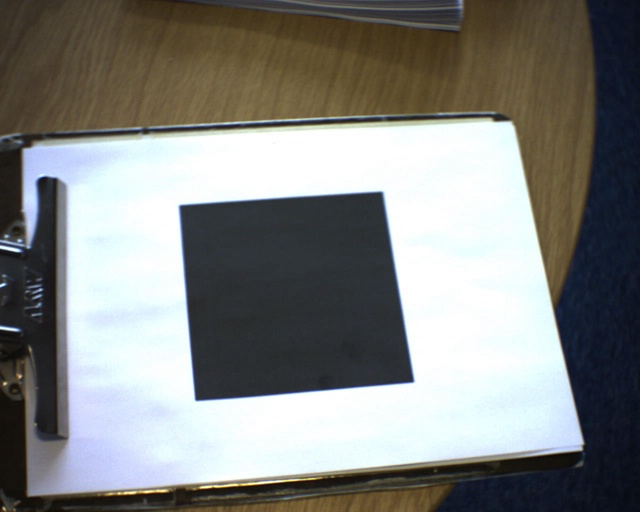
%> input picture Pattern01/Frame_000000.jpg, 640 x 512 px; its folder holds only this picture in this run
$ octave --eval "HW2_TrackingAndHomographies;"   (GNU Octave 9; MATLAB toolbox functions it lacks are replaced by stand-ins)
%> lines starting %> are read from the running program, lines starting %| are printed output that depends on the picture
### A2/LoadVideoFrames.m
% LoadVideoFrames.m
% This optional script may help you get started with loading of photos.
%
% For simplicity, this example code just
% makes a few cell-arrays to hold the hard-coded filenames.

VideoDirName = '../Pattern01';

if( ~exist( VideoDirName, 'dir') )
    display('Please change current directory to the parent folder above %s', VideoDirName);
end

allJpgs = dir(fullfile( VideoDirName, '*.jpg'));
numFrames = size(allJpgs, 1);
frameNames = cell( numFrames, 1);

for iFrame = 1:numFrames
    frameNames{iFrame} = fullfile( VideoDirName, allJpgs(iFrame).name );
end

clear allJpgs VideoDirName


Imgs = cell(numFrames,1);
for (iFrame = 1:numFrames)
    Itemp = imread( frameNames{iFrame} );
%> Itemp is the input picture: size 512x640x3 uint8; mean R, G, B 131, 132.1, 129.4
    Imgs{iFrame} = Itemp(:,:,1);
end;
imgWidth = size(Imgs{1}, 2);
%> imgWidth = 640
imgHeight = size(Imgs{1}, 1);
%> imgHeight = 512

clear iFrame Itemp;

### A2/HW2_Practical9c.m
function r=HW2_Practical9c( templateMetaFileName )
%
% You'll end up calling this function four times (once each with 'll',
% 'lr', 'ul', 'ur'). For each time you'll get an estimated track (2D
% locations over time) of corner of the pattern moved. Note that we're
% saving off the single MAP estimate at each frame, but the particles in
% the Particle Filter are attempting to keep track of the whole posterior
% distribution.
%
% Most TO DO parts below should be copy-paste from Practical9a and
% Practical9b.
%
% Some implementation trivia (i.e. you shouldn't have to worry about
% these changes):
% MeasurePatchSimilarityHere.m and PatchDistPicker.m have been modifid from
% their previous versions to cope with these particular gray-scale images.
% If you want to run ExhaustiveTemplateSearchDemo.m, you'll want to run
% with the older versions of those two files (available on Moodle).

LoadVideoFrames

% Load template and starting position ('pos').
%load ll;
%load lr;
%load ul;
%load ur;
load( 'll' );


numParticles = 50;
weight_of_samples = ones(numParticles,1);

% TO DO: normalize the weights (may be trivial this time)
weight_of_samples = weight_of_samples / sum(weight_of_samples);

% Initialize which samples from "last time" we want to propagate: all of
% them!:
samples_to_propagate = [1:numParticles]';


% ============================
% NOT A TO DO: You don't need to change the code below, but eventually you may
% want to vary the number of Dims.
numDims_w = 2;

% NOT A TO DO: You don't need to change anything here but please make sure you
% MATLAB console to find more info for the buildin function.
%
% Here we randomly initialize some particles throughout the space of w.
% The positions of such particles are quite close to the know initial
% position:
particles_old = repmat([minY minX], numParticles, 1 ) + 5*rand( numParticles, numDims_w );
% ============================


hImg = figure;
hSamps = figure;

% $$$$$$$$$$$$$$$$$$$$$$$$$$$$$$$$$$$$$$$$$$$$$$$$$$$$$$$$$$$$$$$$$$
% $$$$$$$$$$$$$$$$$$$$$$$$$$$$$$$$$$$$$$$$$$$$$$$$$$$$$$$$$$$$$$$$$$
% Was our "Loop from here" point in Part a.

% Initialize a temporary array r to store the per-frame MAP estimate of
% w. This is what we'll return in the end.
r = zeros(numFrames, numDims_w);

for( iTime = 1:numFrames )

    % TO DO: compute the cumulative sume of the weights. You could refer to
    % the MATLAB buitin function 'cumsum'.
    cum_hist_of_weights = cumsum(weight_of_samples);


    % ==============================================================
    % Resample the old distribution at time t-1 and select samples favoring
    % those with a higher posterior probability.
    % ==============================================================
    samples_to_propagate = zeros(numParticles,1);

    % Pick random thresholds (numParticles X 1 matrix) in the cumulative
    % probability's range [0,1]:
    some_threshes = rand(numParticles,1);


    % For each random threshold, find which sample in the ordered set is
    % the first one to push the cumulative probability above that
    % threshold, e.g. if the cumulative histogram goes from 0.23 to 0.26
    % between the 17th and 18th samples in the old distribution, and the
    % threshold is 0.234, then we'll want to propagate the 18th sample's w
    % (i.e. particle #18).

    for sampNum = 1:numParticles
        thresh = some_threshes(sampNum);
        for index = 1:numParticles
            if( cum_hist_of_weights(index) > thresh )
                break;
            end;
        end;
        samples_to_propagate(sampNum) = index;
    end;
    % Note: it is fine even if some of the old particles get picked repeatedly, while
    % others don't get picked at all.


    % =================================================
    % Visualize
    % =================================================
    set(0,'CurrentFigure',hSamps)
    set(gcf,'Position',[600 125 640 480]);
    set(gcf,'Color',[1 1 1]);
    set(gca,'Box','Off');
    title('Cumulative histogram of probabilities for sorted list of particles');
    plot(zeros(numParticles,1), some_threshes,'b.','MarkerSize',15);
    hold on;
    plot([1:numParticles], cum_hist_of_weights, 'ro-', 'MarkerSize',3);
    which_sample_ids = unique(samples_to_propagate);
    how_many_of_each = histc(samples_to_propagate, unique(samples_to_propagate));
    for( k=1:size(which_sample_ids,1) )
        plot( which_sample_ids(k), 0, 'bo-', 'MarkerSize', 3 * how_many_of_each(k) )
    end;
    xlabel(sprintf( 'Indeces of all available samples, with larger blue circles for frequently re-sampled particles\n(Iteration %d)', iTime));
    ylabel('Cumulative probability');
    hold off
    xlim([0 numParticles]);ylim([0 1]);
    drawnow
    % =================================================
    % =================================================


    % Predict where the particles we plucked from the old distribution of
    % state-space will go in the next time-step. This means we have to apply
    % the motion model to each old sample.

    particles_new = zeros( size(particles_old) );
    for particleNum = 1:numParticles

        % TO DO: Incorporate some noise, e.g. Gaussian noise with std 10,
        % into the current location (particles_old), to give a Brownian
        % motion model.
        noise = [randn * 10, randn * 10];
        particles_new(particleNum,:) = particles_old( samples_to_propagate(particleNum),: ) + noise;
        particles_new(particleNum,:) = round(  particles_new(particleNum,:)  ); % Round the particles_new to simplify Likelihood evaluation.
    end;


    % TO DO (optional): change the motion model above to have different
    % degrees of freedom, and optionally completely different motion models.
    % See Extra Credit for more instructions.

    Im2 = double( Imgs{iTime} );

    % From here we incorporate the measurement for the new state (time t):
    % The new particles at predicted locations in state-space
    % for time t, are missing their weights: how well does each particle
    % explain its observation x_t?
    for particleNum = 1:numParticles

        % Convert the particle from state-space w to measurement-space x:
        % Note: Trivial here because both are in 2D space of image
        % coordinates

        % Within the loop, we evaluate the likelihood of each particle:
        particle = particles_new(particleNum,:);
        % Check that the predicted location is a place we can really evaluate
        % the likelihood.
        s = size(pixelsTemplate);
        inFrame = particle(1) >= 1.0   &&  particle(1)+ s(1) <= imgHeight && ...
                particle(2) >= 1.0   &&  particle(2) + s(2) <= imgWidth;
        if( inFrame )
            minX = particles_new(particleNum,2);
            minY = particles_new(particleNum,1);

            % A stand-alone demo (ExhaustiveTemplateSearchDemo.m) is
            % provided to illustrate the functionality of our likelihood
            % function:
            % MeasurePatchSimilarityHere(im,template,x,y)
            % im : image to search
            % template : the given template
            % x, y : the upper left corner in the image to place the
            % template for similarity evaluation
            weight_of_samples(particleNum) = ...
                MeasurePatchSimilarityHere( Im2, pixelsTemplate, minY, minX );
        else
            weight_of_samples(particleNum) = 0.0;
        end;

    end;

    % TO DO: normalize the weights
    weight_of_samples = weight_of_samples / sum(weight_of_samples);

    % TO DO: Compute the coordinate of the "best" (i.e. MAP) location by
    % computing the weighted average of all the particles:
    weightedAve = sum(weight_of_samples .* particles_new, 1);

    middleOfTrackedPatch = weightedAve + patchOffset;
    r(iTime,:) = middleOfTrackedPatch; % Return the MAP of middle position
    % of a patch. That 'middle' is the patch's interest point in the
    % current frame. The coordinate we've been using everywhere is the
    % upper-left corner of each patch. We're actually most interested
    % in the corner of the square. In this case, a patchOffset that goes
    % along with each pixelsTemplate, is given to reset the interest point
    % back to the middle of the patch.

    set(0,'CurrentFigure',hImg)
    imagesc(Im2/255)
    colormap(gray);
    set(gcf,'Position',[23 125 640 480]);
    set(gcf,'Color',[1 1 1]);
    title(sprintf( 'Particles projected to measurement-space\n(Time %d)', iTime));
    hold on
    plot(particles_new(:,2), particles_new(:,1), 'rx')
    plot(middleOfTrackedPatch(2), middleOfTrackedPatch(1), 'bo')
    hold off
    drawnow

    % Optional code to save out figure:
%     pngFileName = sprintf( '%s_%.5d.png', 'myOutput', iTime );
%     saveas(gcf, pngFileName, 'png');
%     print( gcf, '-dpng', '-r80', pngFileName ); % Gives 640x480 (small) figure


    % Now we're done updating the state for time t.
    % For Condensation, just clean up and prepare for the next round of
    % predictions and measurements:
    particles_old = particles_new;
    clear particles_new;

end; % End of for loop over each frame in the sequence
%> this loop made 1 pass
%> (weightedAve, middleOfTrackedPatch) on pass 1: ([390.7 186.9], [402.7 197.9])
%> pass 1, in HW2_Practical9c, `Im2 = double( Imgs{iTime} );`:
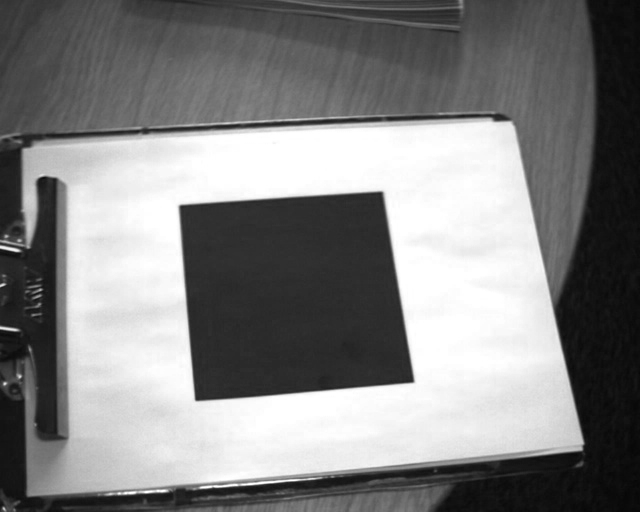
%> Im2: size 512x640 double; min 6, max 255, mean 131
%> pass 1, in HW2_Practical9c, `set(0,'CurrentFigure',hImg)`:
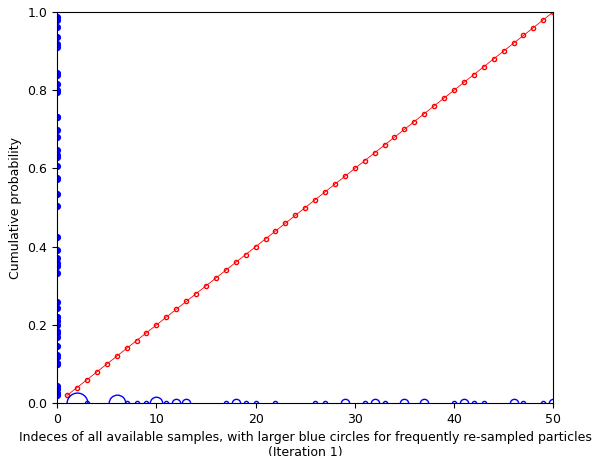
%> figure redrawn from the program's plot data; curve peaks at x = 50, y = 1
%> after the loop, minX = 191; minY = 394; r = [402.7 197.9]; samples_to_propagate = 50 values, max 50 at index 24, min 2 at index 18, mean 22.88; weight_of_samples = 50 values, max 0.0731 at index 7, min 0 at index 1, mean 0.02

### A2/HW2_TrackingAndHomographies.m
function HW2_TrackingAndHomographies


LLs = HW2_Practical9c( 'll' );
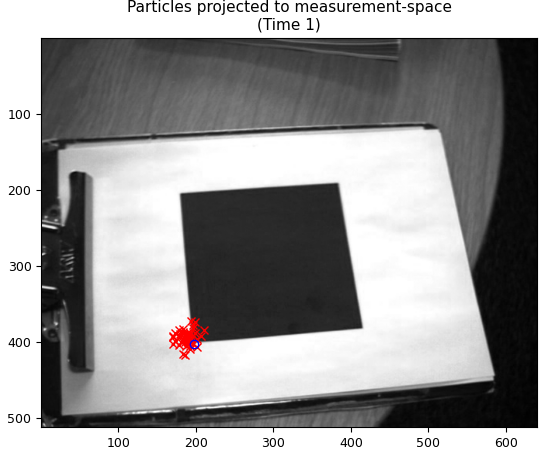
%> figure redrawn from the program's plot data
%> LLs = [402.7 197.9]
LRs = HW2_Practical9c( 'lr' );
%> the loop in HW2_Practical9c (call 2), `for( iTime = 1:numFrames )` made 1 pass
%> (weightedAve, middleOfTrackedPatch) on pass 1: ([387.4 185.5], [399.4 196.5])
%> LRs = [399.4 196.5]
ULs = HW2_Practical9c( 'ul' );
%> ULs = [399.9 196.1]
URs = HW2_Practical9c( 'ur' );
%> URs = [400.6 195.5]

close all;

% Load frames from the whole video into Imgs{}.
% This is really wasteful of memory, but makes subsequent rendering faster.
LoadVideoFrames
%> `imgWidth = size(Imgs{1}, 2);`: imgWidth = 640
%> `imgHeight = size(Imgs{1}, 1);`: imgHeight = 512

% Coordinates of the known target object (a dark square on a plane) in 3D:
XCart = [-50 -50  50  50;...
          50 -50 -50  50;...
           0   0   0   0];

% These are some approximate intrinsics for this footage.
K = [640  0    320;...
     0    512  256;
     0    0    1];

% Define 3D points of wireframe object.
XWireFrameCart = [-50 -50  50  50 -50 -50  50  50;...
                   50 -50 -50  50  50 -50 -50  50;...
                    0   0   0   0 -100 -100 -100 -100];

hImg = figure;

% ================================================
for iFrame = 1:numFrames
    xImCart = [LLs(iFrame,:)' ULs(iFrame,:)' URs(iFrame,:)' LRs(iFrame,:)'];
    xImCart = circshift( xImCart, 1);

    % To get a frame from footage
    im = Imgs{iFrame};

    % Draw image and 2d points
    set(0,'CurrentFigure',hImg);
    set(gcf,'Color',[1 1 1]);
    imshow(im); axis off; axis image; hold on;
    plot(xImCart(1,:),xImCart(2,:),'r.','MarkerSize',15);


    %TO DO Use your routine to calculate TEst the extrinsic matrix relating the
    %plane position to the camera position.
    T = estimatePlanePose(xImCart, XCart, K);


    %TO DO Draw a wire frame cube, by projecting the vertices of a 3D cube
    %through the projective camera, and drawing lines betweeen the
    %resulting 2d image points
    hold on;

    % TO DO: Draw a wire frame cube using data XWireFrameCart. You need to
    % 1) project the vertices of a 3D cube through the projective camera;
    % 2) draw lines betweeen the resulting 2d image points.
    % Note: CONDUCT YOUR CODE FOR DRAWING XWireFrameCart HERE

    hold off;
    drawnow;

%     Optional code to save out figure
%     pngFileName = sprintf( '%s_%.5d.png', 'myOutput', iFrame );
%     print( gcf, '-dpng', '-r80', pngFileName ); % Gives 640x480 (small) figure


end % End of loop over all frames.
%> this loop made 1 pass
%> xImCart on pass 1: [197.9 196.1 195.5 196.5; 402.7 399.9 400.6 399.4]
%> pass 1, in HW2_TrackingAndHomographies, `plot(xImCart(1,:),xImCart(2,:),'r.','MarkerSize',15);`:
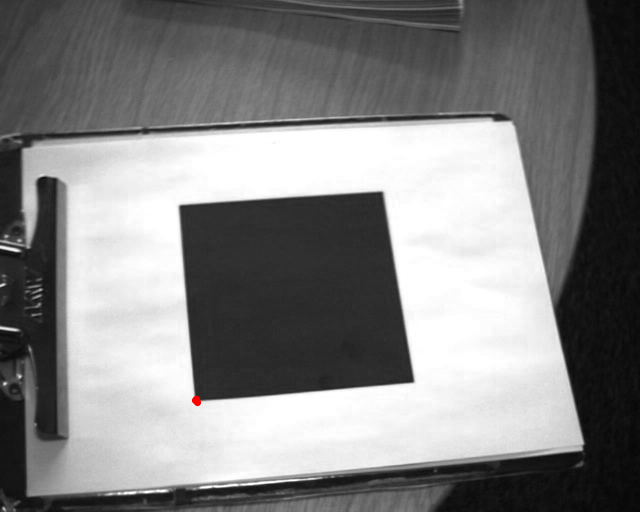
%> figure redrawn from the program's plot data
% ================================================

% TO DO: QUESTIONS TO THINK ABOUT...

% Q: Do the results look realistic?
% If not then what factors do you think might be causing this


% TO DO: your routines for computing a homography and extracting a
% valid rotation and translation GO HERE. Tips:
%
% - you may define functions for T and H matrices respectively.
% - you may need to turn the points into homogeneous form before any other
% computation.
% - you may need to solve a linear system in Ah = 0 form. Write your own
% routines or using the MATLAB builtin function 'svd'.
% - you may apply the direct linear transform (DLT) algorithm to recover the
% best homography H.
% - you may explain what & why you did in the report.
%> (the run ends here)
